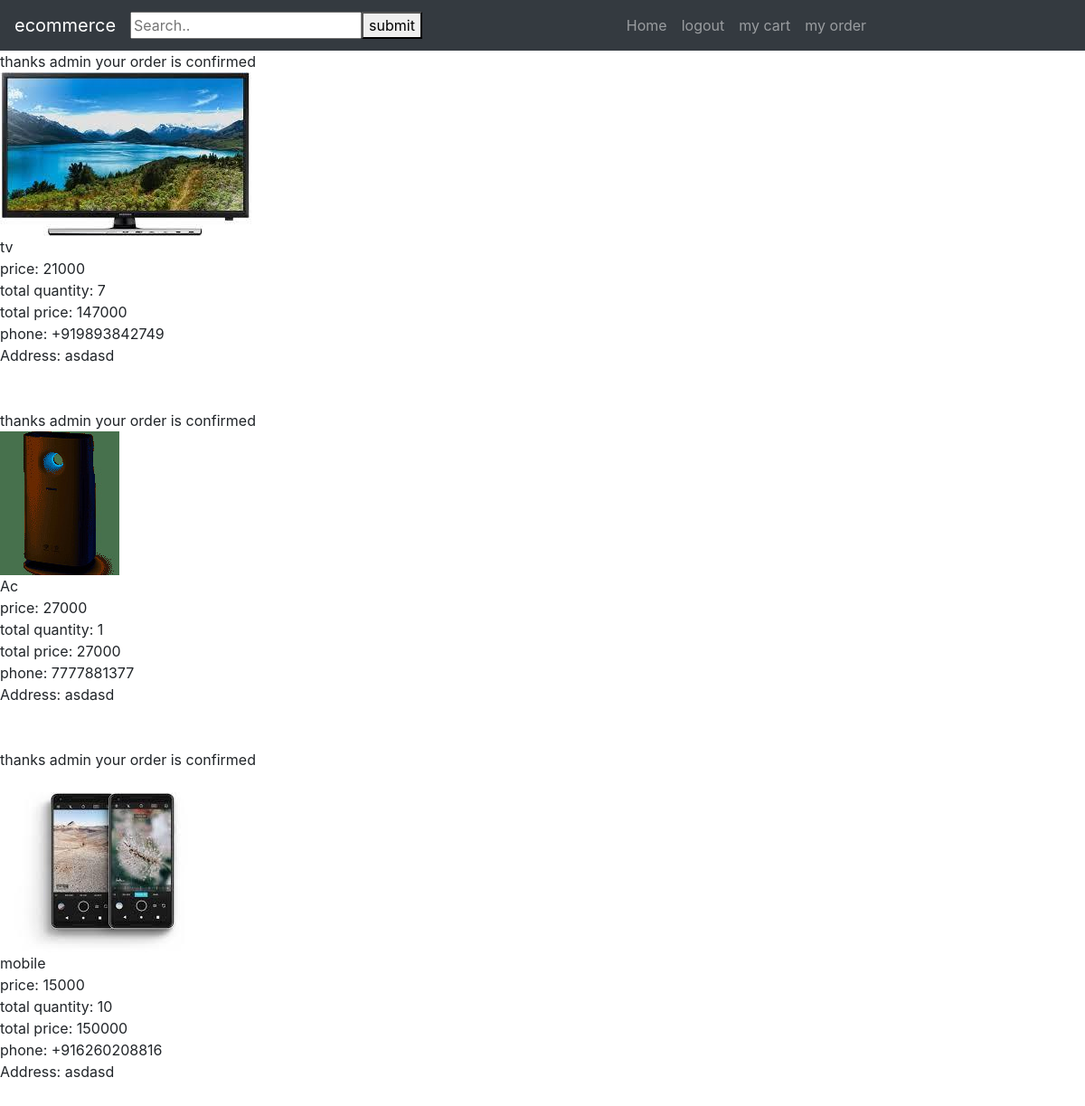
The page /my_order/ (signed in) on the database its author committed.
### myshop/models.py (models this page shows, shortened)
class Order(models.Model):
    quantity = models.IntegerField(default = 1)
    owner = models.ForeignKey(User, on_delete = models.CASCADE, blank=True, null=True)
    grand_total = models.IntegerField(blank=True, null=True)
    username = models.CharField(max_length=20, blank=True, null=True)
    user_phone = models.CharField(max_length=20, blank=True, null=True)
    user_address = models.CharField(max_length=20, blank=True, null=True)
    cart = models.ForeignKey(Product, on_delete = models.CASCADE, blank=True, null=True)

class Product(models.Model):
    pname = models.CharField(max_length = 100)
    image = models.ImageField()
    price = models.IntegerField()

### myshop/views.py (the view)
# urls.py: path('my_order/',views.my_order,name='my_order'),
@login_required
def my_order(request):
    myorder= Order.objects.filter(owner=request.user)
    return render(request, 'myorder.html', {'myorder' : myorder})

### myshop/templates/myorder.html (shortened to what this page needs)
{% extends 'header.html' %}
{% block content %}
{% for items in myorder%}
<tr>
   thanks {{ items.username }}</th> your order is confirmed<br>
   <th><img src="{{ items.cart.image.url }}"></th>
   <br>
   <th>{{ items.cart.pname }}</th>
   <br>
   price:
   <th>{{ items.cart.price }}</th>
   <br>
   total quantity:
   <th>{{ items.quantity }}</th>
   <br>
   total price:
   <th>{{ items.grand_total }}</th>
   <br>
   phone:
   <th>{{ items.user_phone }}</th>
   <br>
   Address:
   <th>{{ items.user_address }}</th>
   <br><br><br>
</tr>
{% endfor %}
{% endblock %}

### myshop/templates/header.html (shortened to what this page needs)
{% load static %}
<!doctype html>
<html lang="en">
   <head>
      <link rel="stylesheet" href="https://stackpath.bootstrapcdn.com/bootstrap/4.4.1/css/bootstrap.min.css">
      <nav class="navbar navbar-expand-lg navbar-dark bg-dark">
         <a class="navbar-brand" href="#">ecommerce</a>
         <div class="collapse navbar-collapse" id="navbarNavAltMarkup">
            <div class="navbar-nav">
               <input type="text" placeholder="Search..">
               <button type=submit>submit</button>
            </div>
         </div>
         <div class="collapse navbar-collapse" id="navbarNavAltMarkup">
            <div class="navbar-nav">
               <a class="nav-item nav-link" href="/success/">Home</a>
               <a class="nav-item nav-link" href="/user_logout/">logout</a>
               <a class="nav-item nav-link" href="/show/">my cart</a>
               <a class="nav-item nav-link" href="/my_order/">my order </a>
            </div>
         </div>
      </nav>
   </head>
   <body>
      {% block content %}{% endblock %}
   </body>
</html>

### rows shown on the page
Order: username "admin", cart.image (picture), cart.pname "tv", cart.price "21000", quantity "7", grand_total "147000", user_phone "+919893842749", user_address "asdasd"
Order: username "admin", cart.image (picture), cart.pname "Ac", cart.price "27000", quantity "1", grand_total "27000", user_phone "7777881377", user_address "asdasd"
Order: username "admin", cart.image (picture), cart.pname "mobile", cart.price "15000", quantity "10", grand_total "150000", user_phone "+916260208816", user_address "asdasd"
